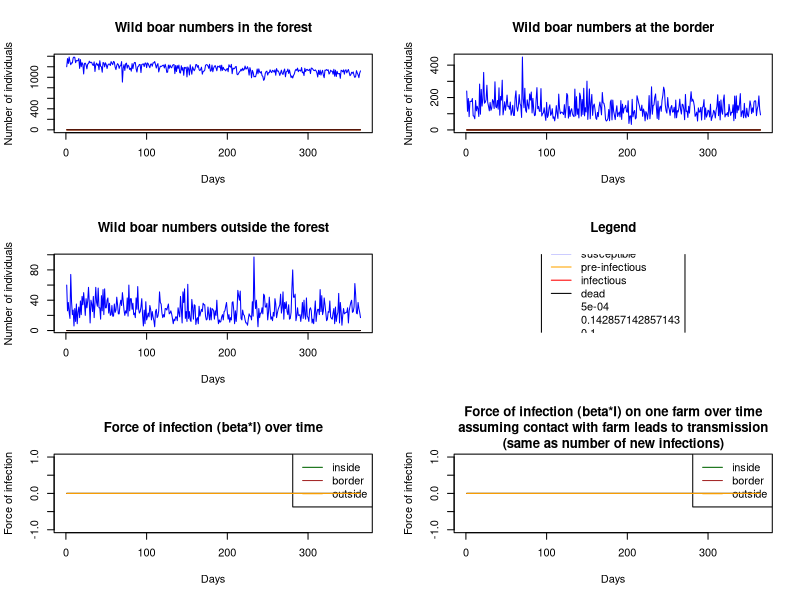

Reproduce this figure in R.
# Version 2 - working version
# Density dependent transmission

library(tidyverse)

setwd("/Users/sonnybacigalupo/Documents/GitHub/asf-wild-boar")

# User define wd
if(Sys.info()["user"]=="adamkuchars" | Sys.info()["user"]=="akucharski" | Sys.info()["user"]=="adamkucharski") {
  setwd("~/Documents/GitHub/asf-wild-boar/")
}


# Set up model parameters ------------------------------------------------------------

#Set up numbers
n_population <- 3
max_time <- 365 # in days

# Set areas

# Inside forest
area_f <- 38 # pi*3.5km(r)squared

# Border area 
area_b <- 25 # pi*4.5^2 minus the above

# Outside forest
area_o <- 190 # pi*9^2 minus the above

# Setting up an array 

patchNames=c("forest","border","outside")
stateNames=c("S","E","I","D")
n.patch=length(patchNames)
n.state=length(stateNames)
c_trace_tab<- array(NA,dim=c(length(1:max_time),n.patch,n.state),dimnames=list(NULL,patchNames,stateNames))

# Setting up an array for force of infection and other outputs

outputNames=c("i_force","boar-pig_inf")
n.output=length(outputNames)
o_trace_tab<- array(NA,dim=c(length(1:max_time),n.patch,n.output),dimnames=list(NULL,patchNames,outputNames))

# Initial conditions
init_pop_s <- rep(0,n.patch)
init_pop_s[1] <- 1200 # Number of susceptible in forest
init_pop_s[2] <- 240 # Number of susceptible at border
init_pop_s[3] <- 60  # Number of susceptible outside forest

init_pop_e <- rep(0,n.patch)
init_pop_e[1] <- 0  # Number of pre-infectious

init_pop_i <- rep(0,n.patch)
init_pop_i[1] <- 0  # Number of infectious

init_pop_d <- rep(0,n.patch)
init_pop_d[1] <- 0  # Number of dead

init_foi <- rep(0,n.patch)
o_trace_tab[1,,] <- init_foi

c_trace_tab[1,,"S"] <- init_pop_s # Set number of susceptible in forest
c_trace_tab[1,,"E"] <- init_pop_e # Set number of pre-infectious in forest
c_trace_tab[1,,"I"] <- init_pop_i # Set number of infectious in forest
c_trace_tab[1,,"D"] <- init_pop_d # Set number of infectious in forest

c_trace_tab[1,"forest","S"] # Check numbers
c_trace_tab[1,"forest","E"] 
c_trace_tab[1,"forest","I"] 
c_trace_tab[1,"forest","D"] 

# Transmission rate  (i.e. R0*gamma)

beta <-0.75/1500        # density dependent would be contact rate*transmission rate

beta_wbp <- 1/30/1500 # Contact rate between wild boar and farm (1 visit per 30 days per 1500 wild boar)
# assumes 100% transmission at the moment

zeta <- 1/7 # Pre-infectious to infectious (latent period) 7 days

infection_death <- 1/10 # 5 day lifespan

# Read in movement data (per week)
move_data <- read_csv("move_matrix.csv",col_names = T) %>% as.matrix.data.frame()
#move_data <- read.csv("move_matrix.csv",header = T)

# Convert data to daily rate
move_data_daily_0 <- move_data

# Make sure matrix is daily probability of movement to each other location by location
# i.e. columns sum up to 1
move_data_daily_0 <- move_data_daily_0/colSums(move_data_daily_0)

##################### SG EDITED FROM HERE
# Set up birth, death parameters per day
births_per_capita <- 0.45*5/365 # Assumes 90% of females (50% of population) have 5 piglets per year
cull_probability <- 0.5/365
deaths_per_capita <- 1/3650   # Assumes lifespan 10 years
carrying_capacity <- c(1200,240,60) # How many boar sustainable in different areas
daily_sd_movement <- 0.4 # Daily measure of variation in movement
a <- 0.6                 # constant for density dependent growth (between 0 and 1)
growth_rate <- births_per_capita - deaths_per_capita
##################### SG EDITED TO HERE

# Run model ---------------------------------------------------------------

# Loop over time, with population movements from matrix

for(tt in 2:max_time){ # iterate over days
  
  pop_time_tt <- c_trace_tab[tt-1,,] # Population at start of this day
  new_total <- pop_time_tt # set up matrix to store new values
  
  
  # Loop over infection compartments
  for(kk in 1:3){
    
    # Choose compartment to move
    if(kk==1){pick_p <- "S"}
    if(kk==2){pick_p <- "E"}
    if(kk==3){pick_p <- "I"}
    
    # Add randomness to probability of movement
    move_data_daily <- matrix(rlnorm(9,mean=log(move_data_daily_0),sd=daily_sd_movement),nrow=n.patch,byrow=F) # generate random daily values for movement
    move_data_daily <- t(t(move_data_daily)/colSums(move_data_daily)) # Make sure everything sums up to 1. eg sum(move_data_daily[1])
    
    # Calculate susceptible transitions
    pop_f_to_f <- rbinom(1,  pop_time_tt[1,pick_p],move_data_daily[1,1]) # How many stay in forest
    pop_f_to_b <- rbinom(1,  pop_time_tt[1,pick_p] -pop_f_to_f,move_data_daily[2,1]/(move_data_daily[2,1]+move_data_daily[3,1])) # Of those that leave forest, how many go to border
    pop_f_to_o <- as.integer(pop_time_tt[1,pick_p] - pop_f_to_f - pop_f_to_b) # The rest must go to outside
    
    pop_b_to_f <- rbinom(1,  pop_time_tt[2,pick_p],move_data_daily[1,2]) # How many go to in forest
    pop_b_to_b <- rbinom(1,  pop_time_tt[2,pick_p]-pop_b_to_f,move_data_daily[2,2]/(move_data_daily[2,2]+move_data_daily[3,2])) # Of rest, how many stay
    pop_b_to_o <- as.integer(pop_time_tt[2,pick_p] - pop_b_to_f - pop_b_to_b) # The rest must stay outside
    
    pop_o_to_f <- rbinom(1,  pop_time_tt[3,pick_p],move_data_daily[1,3]) # How many go to forest
    pop_o_to_b <- rbinom(1,  pop_time_tt[3,pick_p]-pop_o_to_f,move_data_daily[2,3]/(move_data_daily[2,3]+move_data_daily[3,3])) # Of rest, how many go to border
    pop_o_to_o <- as.integer(pop_time_tt[3,pick_p] - pop_o_to_f - pop_o_to_b) # The rest must go to outside
    
    # Tally up new populations after movement
    new_pop_f <- pop_f_to_f+pop_b_to_f+pop_o_to_f
    new_pop_b <- pop_f_to_b+pop_b_to_b+pop_o_to_b
    new_pop_o <- pop_f_to_o+pop_b_to_o+pop_o_to_o
    
    new_total[,pick_p] <- c(new_pop_f,new_pop_b,new_pop_o)
    
  }
  
  # Add disease transitions
  # removed /rowSums(new_total) from line 120
  
  S_to_E <- rpois(3,lambda=beta*new_total[,"S"]*new_total[,"I"] ) # generate random infections 
  E_to_I <- rpois(3, lambda = zeta*new_total[,"E"])
  I_to_death <- rpois(3,lambda=infection_death*new_total[,"I"] ) # death rate
  
  new_total[,"S"] <- pmax(new_total[,"S"] - S_to_E,0)  # (+ check S >=0)
  new_total[,"E"] <- pmax(new_total[,"E"] + S_to_E - E_to_I,0)
  new_total[,"I"] <- pmax(new_total[,"I"] + E_to_I - I_to_death,0)
  new_total[,"D"] <- pmax(new_total[,"D"] + I_to_death,0)
  
################### SG EDITED FROM HERE
  # Births and deaths into different compartments

  # Density dependent birth and death rates
  birth_rate <- pmax(births_per_capita - a*growth_rate*colSums(new_total[,1:3])/carrying_capacity,0) #SB amended to ensure >0
  death_rate <- pmax(deaths_per_capita + (1-a)*growth_rate*colSums(new_total[,1:3])/carrying_capacity,0) #SB amended to ensure >0

  new_births_S <- rpois(n_population, lambda = birth_rate*colSums(new_total[,1:3])) #SB amended
  
  new_deaths_S <- rpois(n_population, lambda = death_rate*new_total[,"S"]) #SB amended
  new_deaths_E <- rpois(n_population, lambda = death_rate*new_total[,"E"]) #SB amended
  new_deaths_I <- rpois(n_population, lambda = death_rate*new_total[,"I"]) #SB amended
  
################### SG EDITED TO HERE
  # might need to add new growth rate for next iteration based on actual difference in rates
  
  # Store new populations
  c_trace_tab[tt,,"S"] <- new_total[,"S"] + new_births_S - new_deaths_S # Add births and subtract deaths from total
  c_trace_tab[tt,,"E"] <- new_total[,"E"]  - new_deaths_E # Subtract deaths from total
  c_trace_tab[tt,,"I"] <- new_total[,"I"]  - new_deaths_I # Subtract deaths from total
  c_trace_tab[tt,,"D"] <- new_total[,"D"]
  
  # Calculate force of infection
  
  outputs_tt <- o_trace_tab[tt-1,,] # Values at the start of the day
  new_outputs <- outputs_tt         # Matrix to store new values
  
  foi <- beta*new_total[,"I"]       # Force of infection between wild boar in each area
  wb_p <- beta_wbp*new_total[,"I"]  # Force of infection from wild boar on farm
  
  new_outputs[,"i_force"] <- foi
  new_outputs[,"boar-pig_inf"] <- wb_p
  
  o_trace_tab[tt,,"i_force"] <- new_outputs[,"i_force"]
  o_trace_tab[tt,,"boar-pig_inf"] <- new_outputs[,"boar-pig_inf"]

}


# Plot outplots -----------------------------------------------------------



c_trace_tab[1:5,,"S"] # Check first few iterations

c_trace_tab[1:5,,"E"]

c_trace_tab[1:5,,"I"]

c_trace_tab[1:5,,"D"]

o_trace_tab[1:30,,"i_force"]


# Plot outputs by n.patch
{
  par(mfrow=c(3,2))
  
  col_pick_states <- list("blue","orange","red","black")
  col_pick_patch <- list("darkgreen","brown","orange")
  
  {plot(c_trace_tab[,,],col="white", 
        main = "Wild boar numbers in the forest", xlab = "Days", ylab = "Number of individuals", 
        xlim=c(0,max_time),ylim=c(1,max(c_trace_tab[,"forest",])))
    
    
    for(dd in 1:n.state){
      lines(c_trace_tab[,"forest",dd],col=col_pick_states[[dd]])
    }
  }
  
  {plot(c_trace_tab[,,],col="white", 
        main = "Wild boar numbers at the border", xlab = "Days", ylab = "Number of individuals", 
        xlim=c(0,max_time),ylim=c(1,max(c_trace_tab[,"border",])))
    
    for(dd in 1:n.state){
      lines(c_trace_tab[,"border",dd],col=col_pick_states[[dd]])
    }
  }
  
  {plot(c_trace_tab[,,],col="white", 
        main = "Wild boar numbers outside the forest", xlab = "Days", ylab = "Number of individuals", 
        xlim=c(0,max_time),ylim=c(1,max(c_trace_tab[,"outside",])))
    
    for(dd in 1:n.state){
      lines(c_trace_tab[,"outside",dd],col=col_pick_states[[dd]])
    }
    
    {plot(c_trace_tab[,,],col="white",axes = FALSE, xlab = "", ylab = "",
          main = "Legend", 
          xlim=c(0,max_time),ylim=c(1,max(c_trace_tab[,"outside",])))
      
      legend("center",legend = c("susceptible","pre-infectious","infectious","dead", beta, zeta, infection_death), 
             col = c("blue","orange","red","black","white","white","white"), lty = 1, border = "black", cex=1)
    }
  }
  
  {plot(o_trace_tab[,,],col="white", 
        main = "Force of infection (beta*I) over time", xlab = "Days", ylab = "Force of infection", 
        xlim=c(0,max_time),
        ylim=c(0,max(o_trace_tab[,,"i_force"])))
    legend("topright", legend = c("inside","border","outside"), 
           col = c("darkgreen","brown","orange"), lty = 1, border = "black", cex=1)
    
    
    for(dd in 1:n.patch){
      lines(o_trace_tab[,dd,"i_force"],col=col_pick_patch[[dd]])
    }
  }
  {plot(o_trace_tab[,,],col="white", 
        main = "Force of infection (beta*I) on one farm over time\nassuming contact with farm leads to transmission\n(same as number of new infections)", xlab = "Days", ylab = "Force of infection", 
        xlim=c(0,max_time),
        ylim=c(0,max(o_trace_tab[,,"boar-pig_inf"])))
    legend("topright", legend = c("inside","border","outside"), 
           col = c("darkgreen","brown","orange"), lty = 1, border = "black", cex=1)
    
    
    for(dd in 1:n.patch){
      lines(o_trace_tab[,dd,"boar-pig_inf"],col=col_pick_patch[[dd]])
    }
  }
}


